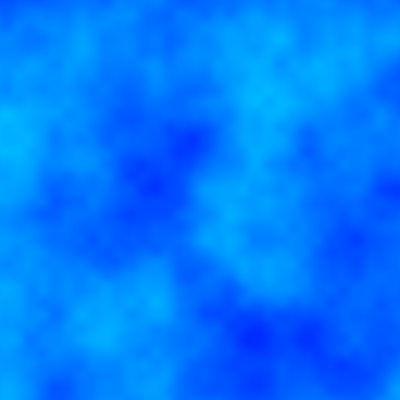
Frame 1 (no input)
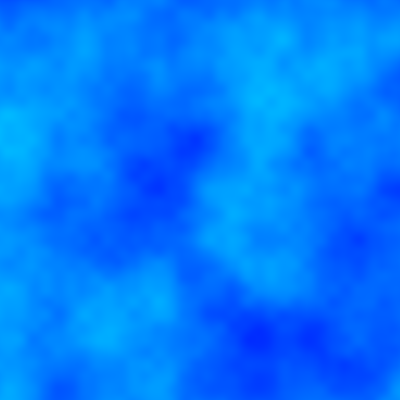
Frame 2 (the mouse pressed at the canvas centre, redrawn once)

The Processing sketch that drew these frames (run headless with seeded random() and noise(); the mouse was pressed at the canvas centre and the sketch redrawn once):

// Processing sketch: processing_124433
// ── processing_124433.pde

float xstart, ystart, xdirnoise, ydirnoise, speed;
int step = 1;

void setup() {
  size(400, 400);
  xstart = random(10);
  ystart = random(10);
  xdirnoise = random(10); 
  ydirnoise = random(10);
  speed = 10; // speed of the wind 
}

void draw() {
  
  
  float xnoise = xstart;
  float ynoise = ystart;
  // noisy directions
  float xdir = (noise(xdirnoise) - 0.5) * speed;
  float ydir = (noise(ydirnoise) - 0.5) * speed;  
  // stable directions
  // xdir = -1;
  // ydir = -1;
  xstart = xstart + xdir * 0.01;
  ystart = ystart + ydir * 0.01;
  xdirnoise = xdirnoise + 0.01;
  ydirnoise = ydirnoise + 0.01;
    
  for (int y = 0; y < height; y = y + step) {  
    ynoise += 0.01;
    xnoise = xstart;
    for (int x = 0; x < width; x = x + step) {
      xnoise += 0.01;
      float nc = noise(xnoise, ynoise) * 255;
      /*
      // Red sky, yellow clouds
      fill(255, nc, 0);
      // Red sky, purple clouds
      fill(255, 0, nc);
      // Green sky, light blue clouds
      fill(0, 255, nc);
      // Green sky, yellow clouds
      fill(nc, 255, 0);
      // Blue sky, purple clouds
      fill(nc, 0, 255);
      */
      // Blue sky, light blue clouds
      fill(0, nc, 255);
      noStroke();
      rect(x, y, step, step);
    }
  }
  
  // comment next line for wind effect
  noLoop();
}
